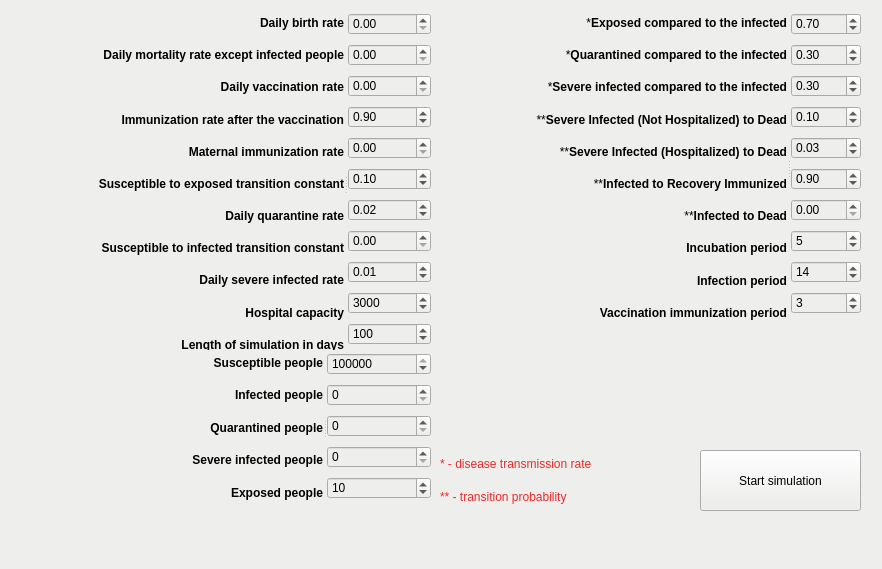
<?xml version="1.0" encoding="UTF-8"?>
<ui version="4.0">
 <class>MainWindow</class>
 <widget class="QMainWindow" name="MainWindow">
  <property name="geometry">
   <rect>
    <x>0</x>
    <y>0</y>
    <width>882</width>
    <height>569</height>
   </rect>
  </property>
  <property name="windowTitle">
   <string>MainWindow</string>
  </property>
  <property name="styleSheet">
   <string notr="true">background-color: rgb(238, 238, 236);
gridline-color: rgb(255, 255, 255);</string>
  </property>
  <widget class="QWidget" name="centralwidget">
   <widget class="QPushButton" name="set_params">
    <property name="geometry">
     <rect>
      <x>700</x>
      <y>450</y>
      <width>161</width>
      <height>61</height>
     </rect>
    </property>
    <property name="text">
     <string>Start simulation</string>
    </property>
   </widget>
   <widget class="QSplitter" name="splitter">
    <property name="geometry">
     <rect>
      <x>10</x>
      <y>10</y>
      <width>421</width>
      <height>348</height>
     </rect>
    </property>
    <property name="orientation">
     <enum>Qt::Horizontal</enum>
    </property>
    <widget class="QWidget" name="">
     <layout class="QVBoxLayout" name="verticalLayout_2">
      <item>
       <widget class="QLabel" name="label_19">
        <property name="text">
         <string>&lt;html&gt;&lt;head/&gt;&lt;body&gt;&lt;p align=&quot;right&quot;&gt;&lt;span style=&quot; font-weight:600;&quot;&gt;Daily birth rate&lt;/span&gt;&lt;/p&gt;&lt;/body&gt;&lt;/html&gt;</string>
        </property>
       </widget>
      </item>
      <item>
       <widget class="QLabel" name="label_20">
        <property name="text">
         <string>&lt;html&gt;&lt;head/&gt;&lt;body&gt;&lt;p align=&quot;right&quot;&gt;&lt;span style=&quot; font-weight:600;&quot;&gt;Daily mortality rate except infected people&lt;/span&gt;&lt;/p&gt;&lt;/body&gt;&lt;/html&gt;</string>
        </property>
       </widget>
      </item>
      <item>
       <widget class="QLabel" name="label_21">
        <property name="text">
         <string>&lt;html&gt;&lt;head/&gt;&lt;body&gt;&lt;p align=&quot;right&quot;&gt;&lt;span style=&quot; font-weight:600;&quot;&gt;Daily vaccination rate&lt;/span&gt;&lt;/p&gt;&lt;/body&gt;&lt;/html&gt;</string>
        </property>
       </widget>
      </item>
      <item>
       <widget class="QLabel" name="label_22">
        <property name="text">
         <string>&lt;html&gt;&lt;head/&gt;&lt;body&gt;&lt;p align=&quot;right&quot;&gt;&lt;span style=&quot; font-weight:600;&quot;&gt;Immunization rate after the vaccination&lt;/span&gt;&lt;/p&gt;&lt;/body&gt;&lt;/html&gt;</string>
        </property>
       </widget>
      </item>
      <item>
       <widget class="QLabel" name="label_23">
        <property name="text">
         <string>&lt;html&gt;&lt;head/&gt;&lt;body&gt;&lt;p align=&quot;right&quot;&gt;&lt;span style=&quot; font-weight:600;&quot;&gt;Maternal immunization rate&lt;/span&gt;&lt;/p&gt;&lt;/body&gt;&lt;/html&gt;</string>
        </property>
       </widget>
      </item>
      <item>
       <widget class="QLabel" name="label_6">
        <property name="text">
         <string>&lt;html&gt;&lt;head/&gt;&lt;body&gt;&lt;p align=&quot;right&quot;&gt;&lt;span style=&quot; font-weight:600;&quot;&gt;Susceptible to exposed transition constant&lt;/span&gt;&lt;/p&gt;&lt;/body&gt;&lt;/html&gt;</string>
        </property>
       </widget>
      </item>
      <item>
       <widget class="QLabel" name="label_8">
        <property name="text">
         <string>&lt;html&gt;&lt;head/&gt;&lt;body&gt;&lt;p align=&quot;right&quot;&gt;&lt;span style=&quot; font-weight:600;&quot;&gt;Daily quarantine rate&lt;/span&gt;&lt;/p&gt;&lt;/body&gt;&lt;/html&gt;</string>
        </property>
       </widget>
      </item>
      <item>
       <widget class="QLabel" name="label_9">
        <property name="text">
         <string>&lt;html&gt;&lt;head/&gt;&lt;body&gt;&lt;p align=&quot;right&quot;&gt;&lt;span style=&quot; font-weight:600;&quot;&gt;Susceptible to infected transition constant&lt;/span&gt;&lt;/p&gt;&lt;/body&gt;&lt;/html&gt;</string>
        </property>
       </widget>
      </item>
      <item>
       <widget class="QLabel" name="label_10">
        <property name="text">
         <string>&lt;html&gt;&lt;head/&gt;&lt;body&gt;&lt;p align=&quot;right&quot;&gt;&lt;span style=&quot; font-weight:600;&quot;&gt;Daily severe infected rate&lt;/span&gt;&lt;/p&gt;&lt;/body&gt;&lt;/html&gt;</string>
        </property>
       </widget>
      </item>
      <item>
       <widget class="QLabel" name="label_13">
        <property name="text">
         <string>&lt;html&gt;&lt;head/&gt;&lt;body&gt;&lt;p align=&quot;right&quot;&gt;&lt;span style=&quot; font-weight:600;&quot;&gt;Hospital capacity&lt;/span&gt;&lt;/p&gt;&lt;/body&gt;&lt;/html&gt;</string>
        </property>
       </widget>
      </item>
      <item>
       <widget class="QLabel" name="label_3">
        <property name="sizePolicy">
         <sizepolicy hsizetype="Preferred" vsizetype="Minimum">
          <horstretch>0</horstretch>
          <verstretch>0</verstretch>
         </sizepolicy>
        </property>
        <property name="text">
         <string>&lt;html&gt;&lt;head/&gt;&lt;body&gt;&lt;p align=&quot;right&quot;&gt;&lt;span style=&quot; font-weight:600;&quot;&gt;Length of simulation in days&lt;/span&gt;&lt;/p&gt;&lt;/body&gt;&lt;/html&gt;</string>
        </property>
        <property name="scaledContents">
         <bool>false</bool>
        </property>
        <property name="margin">
         <number>0</number>
        </property>
        <property name="indent">
         <number>-1</number>
        </property>
        <property name="openExternalLinks">
         <bool>false</bool>
        </property>
       </widget>
      </item>
     </layout>
    </widget>
    <widget class="QWidget" name="">
     <layout class="QVBoxLayout" name="verticalLayout">
      <item>
       <widget class="QDoubleSpinBox" name="param_br">
        <property name="maximum">
         <double>1.000000000000000</double>
        </property>
        <property name="singleStep">
         <double>0.010000000000000</double>
        </property>
        <property name="value">
         <double>0.000000000000000</double>
        </property>
       </widget>
      </item>
      <item>
       <widget class="QDoubleSpinBox" name="param_dr">
        <property name="maximum">
         <double>1.000000000000000</double>
        </property>
        <property name="singleStep">
         <double>0.010000000000000</double>
        </property>
        <property name="value">
         <double>0.000000000000000</double>
        </property>
       </widget>
      </item>
      <item>
       <widget class="QDoubleSpinBox" name="param_vr">
        <property name="maximum">
         <double>1.000000000000000</double>
        </property>
        <property name="singleStep">
         <double>0.010000000000000</double>
        </property>
        <property name="value">
         <double>0.000000000000000</double>
        </property>
       </widget>
      </item>
      <item>
       <widget class="QDoubleSpinBox" name="param_vir">
        <property name="maximum">
         <double>1.000000000000000</double>
        </property>
        <property name="singleStep">
         <double>0.010000000000000</double>
        </property>
        <property name="value">
         <double>0.900000000000000</double>
        </property>
       </widget>
      </item>
      <item>
       <widget class="QDoubleSpinBox" name="param_mir">
        <property name="maximum">
         <double>1.000000000000000</double>
        </property>
        <property name="singleStep">
         <double>0.010000000000000</double>
        </property>
        <property name="value">
         <double>0.000000000000000</double>
        </property>
       </widget>
      </item>
      <item>
       <widget class="QDoubleSpinBox" name="param_beta_exp">
        <property name="maximum">
         <double>1.000000000000000</double>
        </property>
        <property name="singleStep">
         <double>0.010000000000000</double>
        </property>
        <property name="value">
         <double>0.100000000000000</double>
        </property>
       </widget>
      </item>
      <item>
       <widget class="QDoubleSpinBox" name="param_qr">
        <property name="maximum">
         <double>1.000000000000000</double>
        </property>
        <property name="singleStep">
         <double>0.010000000000000</double>
        </property>
        <property name="value">
         <double>0.020000000000000</double>
        </property>
       </widget>
      </item>
      <item>
       <widget class="QDoubleSpinBox" name="param_beta_inf">
        <property name="maximum">
         <double>1.000000000000000</double>
        </property>
        <property name="singleStep">
         <double>0.010000000000000</double>
        </property>
        <property name="value">
         <double>0.000000000000000</double>
        </property>
       </widget>
      </item>
      <item>
       <widget class="QDoubleSpinBox" name="param_sir">
        <property name="maximum">
         <double>1.000000000000000</double>
        </property>
        <property name="singleStep">
         <double>0.010000000000000</double>
        </property>
        <property name="value">
         <double>0.010000000000000</double>
        </property>
       </widget>
      </item>
      <item>
       <widget class="QSpinBox" name="param_hosp_capacity">
        <property name="maximum">
         <number>10000</number>
        </property>
        <property name="value">
         <number>3000</number>
        </property>
       </widget>
      </item>
      <item>
       <widget class="QSpinBox" name="param_sim_len">
        <property name="maximum">
         <number>365</number>
        </property>
        <property name="value">
         <number>100</number>
        </property>
       </widget>
      </item>
     </layout>
    </widget>
   </widget>
   <widget class="QSplitter" name="splitter_2">
    <property name="geometry">
     <rect>
      <x>440</x>
      <y>10</y>
      <width>421</width>
      <height>316</height>
     </rect>
    </property>
    <property name="orientation">
     <enum>Qt::Horizontal</enum>
    </property>
    <widget class="QWidget" name="">
     <layout class="QVBoxLayout" name="verticalLayout_3">
      <item>
       <widget class="QLabel" name="label_11">
        <property name="text">
         <string>&lt;html&gt;&lt;head/&gt;&lt;body&gt;&lt;p align=&quot;right&quot;&gt;*&lt;span style=&quot; font-weight:600;&quot;&gt;Exposed compared to the infected&lt;/span&gt;&lt;/p&gt;&lt;/body&gt;&lt;/html&gt;</string>
        </property>
       </widget>
      </item>
      <item>
       <widget class="QLabel" name="label_12">
        <property name="text">
         <string>&lt;html&gt;&lt;head/&gt;&lt;body&gt;&lt;p align=&quot;right&quot;&gt;*&lt;span style=&quot; font-weight:600;&quot;&gt;Quarantined compared to the infected&lt;/span&gt;&lt;/p&gt;&lt;/body&gt;&lt;/html&gt;</string>
        </property>
       </widget>
      </item>
      <item>
       <widget class="QLabel" name="label">
        <property name="text">
         <string>&lt;html&gt;&lt;head/&gt;&lt;body&gt;&lt;p align=&quot;right&quot;&gt;*&lt;span style=&quot; font-weight:600;&quot;&gt;Severe infected compared to the infected&lt;/span&gt;&lt;/p&gt;&lt;/body&gt;&lt;/html&gt;</string>
        </property>
       </widget>
      </item>
      <item>
       <widget class="QLabel" name="label_17">
        <property name="text">
         <string>&lt;html&gt;&lt;head/&gt;&lt;body&gt;&lt;p align=&quot;right&quot;&gt;**&lt;span style=&quot; font-weight:600;&quot;&gt;Severe Infected (Not Hospitalized) to Dead&lt;/span&gt;&lt;/p&gt;&lt;/body&gt;&lt;/html&gt;</string>
        </property>
       </widget>
      </item>
      <item>
       <widget class="QLabel" name="label_16">
        <property name="text">
         <string>&lt;html&gt;&lt;head/&gt;&lt;body&gt;&lt;p align=&quot;right&quot;&gt;**&lt;span style=&quot; font-weight:600;&quot;&gt;Severe Infected (Hospitalized) to Dead&lt;/span&gt;&lt;/p&gt;&lt;/body&gt;&lt;/html&gt;</string>
        </property>
       </widget>
      </item>
      <item>
       <widget class="QLabel" name="label_18">
        <property name="text">
         <string>&lt;html&gt;&lt;head/&gt;&lt;body&gt;&lt;p align=&quot;right&quot;&gt;**&lt;span style=&quot; font-weight:600;&quot;&gt;Infected to Recovery Immunized&lt;/span&gt;&lt;/p&gt;&lt;/body&gt;&lt;/html&gt;</string>
        </property>
       </widget>
      </item>
      <item>
       <widget class="QLabel" name="label_15">
        <property name="text">
         <string>&lt;html&gt;&lt;head/&gt;&lt;body&gt;&lt;p align=&quot;right&quot;&gt;**&lt;span style=&quot; font-weight:600;&quot;&gt;Infected to Dead&lt;/span&gt;&lt;/p&gt;&lt;/body&gt;&lt;/html&gt;</string>
        </property>
       </widget>
      </item>
      <item>
       <widget class="QLabel" name="label_24">
        <property name="text">
         <string>&lt;html&gt;&lt;head/&gt;&lt;body&gt;&lt;p align=&quot;right&quot;&gt;&lt;span style=&quot; font-weight:600;&quot;&gt;Incubation period&lt;/span&gt;&lt;/p&gt;&lt;/body&gt;&lt;/html&gt;</string>
        </property>
       </widget>
      </item>
      <item>
       <widget class="QLabel" name="label_25">
        <property name="text">
         <string>&lt;html&gt;&lt;head/&gt;&lt;body&gt;&lt;p align=&quot;right&quot;&gt;&lt;span style=&quot; font-weight:600;&quot;&gt;Infection period&lt;/span&gt;&lt;/p&gt;&lt;/body&gt;&lt;/html&gt;</string>
        </property>
       </widget>
      </item>
      <item>
       <widget class="QLabel" name="label_26">
        <property name="text">
         <string>&lt;html&gt;&lt;head/&gt;&lt;body&gt;&lt;p align=&quot;right&quot;&gt;&lt;span style=&quot; font-weight:600;&quot;&gt;Vaccination immunization period&lt;/span&gt;&lt;/p&gt;&lt;/body&gt;&lt;/html&gt;</string>
        </property>
       </widget>
      </item>
     </layout>
    </widget>
    <widget class="QWidget" name="">
     <layout class="QVBoxLayout" name="verticalLayout_4">
      <item>
       <widget class="QDoubleSpinBox" name="param_eps_exp">
        <property name="maximum">
         <double>1.000000000000000</double>
        </property>
        <property name="singleStep">
         <double>0.010000000000000</double>
        </property>
        <property name="value">
         <double>0.700000000000000</double>
        </property>
       </widget>
      </item>
      <item>
       <widget class="QDoubleSpinBox" name="param_eps_qua">
        <property name="maximum">
         <double>1.000000000000000</double>
        </property>
        <property name="singleStep">
         <double>0.010000000000000</double>
        </property>
        <property name="value">
         <double>0.300000000000000</double>
        </property>
       </widget>
      </item>
      <item>
       <widget class="QDoubleSpinBox" name="param_eps_sev">
        <property name="maximum">
         <double>1.000000000000000</double>
        </property>
        <property name="singleStep">
         <double>0.010000000000000</double>
        </property>
        <property name="value">
         <double>0.300000000000000</double>
        </property>
       </widget>
      </item>
      <item>
       <widget class="QDoubleSpinBox" name="param_gamma_mor2">
        <property name="maximum">
         <double>1.000000000000000</double>
        </property>
        <property name="singleStep">
         <double>0.010000000000000</double>
        </property>
        <property name="value">
         <double>0.100000000000000</double>
        </property>
       </widget>
      </item>
      <item>
       <widget class="QDoubleSpinBox" name="param_gamma_mor1">
        <property name="maximum">
         <double>1.000000000000000</double>
        </property>
        <property name="singleStep">
         <double>0.010000000000000</double>
        </property>
        <property name="value">
         <double>0.030000000000000</double>
        </property>
       </widget>
      </item>
      <item>
       <widget class="QDoubleSpinBox" name="param_gamma_im">
        <property name="maximum">
         <double>1.000000000000000</double>
        </property>
        <property name="singleStep">
         <double>0.010000000000000</double>
        </property>
        <property name="value">
         <double>0.900000000000000</double>
        </property>
       </widget>
      </item>
      <item>
       <widget class="QDoubleSpinBox" name="param_gamma_mor">
        <property name="maximum">
         <double>1.000000000000000</double>
        </property>
        <property name="singleStep">
         <double>0.010000000000000</double>
        </property>
        <property name="value">
         <double>0.000000000000000</double>
        </property>
       </widget>
      </item>
      <item>
       <widget class="QSpinBox" name="param_t_exp">
        <property name="maximum">
         <number>100</number>
        </property>
        <property name="value">
         <number>5</number>
        </property>
       </widget>
      </item>
      <item>
       <widget class="QSpinBox" name="param_t_inf">
        <property name="maximum">
         <number>100</number>
        </property>
        <property name="value">
         <number>14</number>
        </property>
       </widget>
      </item>
      <item>
       <widget class="QSpinBox" name="param_t_vac">
        <property name="maximum">
         <number>100</number>
        </property>
        <property name="value">
         <number>3</number>
        </property>
       </widget>
      </item>
     </layout>
    </widget>
   </widget>
   <widget class="QSplitter" name="splitter_3">
    <property name="geometry">
     <rect>
      <x>120</x>
      <y>350</y>
      <width>311</width>
      <height>156</height>
     </rect>
    </property>
    <property name="orientation">
     <enum>Qt::Horizontal</enum>
    </property>
    <widget class="QWidget" name="">
     <layout class="QGridLayout" name="gridLayout">
      <item row="2" column="0">
       <widget class="QLabel" name="label_5">
        <property name="text">
         <string>&lt;html&gt;&lt;head/&gt;&lt;body&gt;&lt;p align=&quot;right&quot;&gt;&lt;span style=&quot; font-weight:600;&quot;&gt;Quarantined people&lt;/span&gt;&lt;/p&gt;&lt;/body&gt;&lt;/html&gt;</string>
        </property>
       </widget>
      </item>
      <item row="0" column="0">
       <widget class="QLabel" name="label_14">
        <property name="text">
         <string>&lt;html&gt;&lt;head/&gt;&lt;body&gt;&lt;p align=&quot;right&quot;&gt;&lt;span style=&quot; font-weight:600;&quot;&gt;Susceptible people&lt;/span&gt;&lt;/p&gt;&lt;/body&gt;&lt;/html&gt;</string>
        </property>
       </widget>
      </item>
      <item row="4" column="0">
       <widget class="QLabel" name="label_2">
        <property name="text">
         <string>&lt;html&gt;&lt;head/&gt;&lt;body&gt;&lt;p align=&quot;right&quot;&gt;&lt;span style=&quot; font-weight:600;&quot;&gt;Exposed people&lt;/span&gt;&lt;/p&gt;&lt;/body&gt;&lt;/html&gt;</string>
        </property>
       </widget>
      </item>
      <item row="1" column="0">
       <widget class="QLabel" name="label_4">
        <property name="text">
         <string>&lt;html&gt;&lt;head/&gt;&lt;body&gt;&lt;p align=&quot;right&quot;&gt;&lt;span style=&quot; font-weight:600;&quot;&gt;Infected people&lt;/span&gt;&lt;/p&gt;&lt;/body&gt;&lt;/html&gt;</string>
        </property>
       </widget>
      </item>
      <item row="3" column="0">
       <widget class="QLabel" name="label_7">
        <property name="text">
         <string>&lt;html&gt;&lt;head/&gt;&lt;body&gt;&lt;p align=&quot;right&quot;&gt;&lt;span style=&quot; font-weight:600;&quot;&gt;Severe infected people&lt;/span&gt;&lt;/p&gt;&lt;/body&gt;&lt;/html&gt;</string>
        </property>
       </widget>
      </item>
     </layout>
    </widget>
    <widget class="QWidget" name="">
     <layout class="QVBoxLayout" name="verticalLayout_5">
      <item>
       <widget class="QSpinBox" name="init_susceptible">
        <property name="maximum">
         <number>100000000</number>
        </property>
        <property name="value">
         <number>1000000</number>
        </property>
       </widget>
      </item>
      <item>
       <widget class="QSpinBox" name="init_infected">
        <property name="maximum">
         <number>10000</number>
        </property>
       </widget>
      </item>
      <item>
       <widget class="QSpinBox" name="init_quarantined">
        <property name="maximum">
         <number>10000</number>
        </property>
       </widget>
      </item>
      <item>
       <widget class="QSpinBox" name="init_severe_infected">
        <property name="maximum">
         <number>10000</number>
        </property>
       </widget>
      </item>
      <item>
       <widget class="QSpinBox" name="init_exposed">
        <property name="maximum">
         <number>10000</number>
        </property>
        <property name="value">
         <number>10</number>
        </property>
       </widget>
      </item>
     </layout>
    </widget>
   </widget>
   <widget class="QWidget" name="">
    <property name="geometry">
     <rect>
      <x>440</x>
      <y>450</y>
      <width>211</width>
      <height>61</height>
     </rect>
    </property>
    <layout class="QVBoxLayout" name="verticalLayout_6">
     <item>
      <widget class="QLabel" name="label_27">
       <property name="text">
        <string>&lt;html&gt;&lt;head/&gt;&lt;body&gt;&lt;p&gt;&lt;span style=&quot; font-size:9pt; color:#ef2929;&quot;&gt;* - disease transmission rate&lt;/span&gt;&lt;/p&gt;&lt;/body&gt;&lt;/html&gt;</string>
       </property>
      </widget>
     </item>
     <item>
      <widget class="QLabel" name="label_28">
       <property name="text">
        <string>&lt;html&gt;&lt;head/&gt;&lt;body&gt;&lt;p&gt;&lt;span style=&quot; font-size:9pt; color:#ef2929;&quot;&gt;** - transition probability&lt;/span&gt;&lt;/p&gt;&lt;/body&gt;&lt;/html&gt;</string>
       </property>
      </widget>
     </item>
    </layout>
   </widget>
   <widget class="QWidget" name="">
    <property name="geometry">
     <rect>
      <x>440</x>
      <y>331</y>
      <width>421</width>
      <height>116</height>
     </rect>
    </property>
    <layout class="QVBoxLayout" name="verticalLayout_7">
     <item>
      <widget class="QLabel" name="output_results">
       <property name="text">
        <string>&lt;html&gt;&lt;head/&gt;&lt;body&gt;&lt;p align=&quot;right&quot;&gt;&lt;br/&gt;&lt;/p&gt;&lt;/body&gt;&lt;/html&gt;</string>
       </property>
      </widget>
     </item>
     <item>
      <widget class="QLabel" name="output_results2">
       <property name="text">
        <string>&lt;html&gt;&lt;head/&gt;&lt;body&gt;&lt;p align=&quot;right&quot;&gt;&lt;br/&gt;&lt;/p&gt;&lt;/body&gt;&lt;/html&gt;</string>
       </property>
      </widget>
     </item>
     <item>
      <widget class="QLabel" name="output_results3">
       <property name="text">
        <string>&lt;html&gt;&lt;head/&gt;&lt;body&gt;&lt;p align=&quot;right&quot;&gt;&lt;br/&gt;&lt;/p&gt;&lt;/body&gt;&lt;/html&gt;</string>
       </property>
      </widget>
     </item>
    </layout>
   </widget>
  </widget>
  <widget class="QMenuBar" name="menubar">
   <property name="geometry">
    <rect>
     <x>0</x>
     <y>0</y>
     <width>882</width>
     <height>22</height>
    </rect>
   </property>
  </widget>
  <widget class="QStatusBar" name="statusbar"/>
 </widget>
 <resources/>
 <connections/>
</ui>
